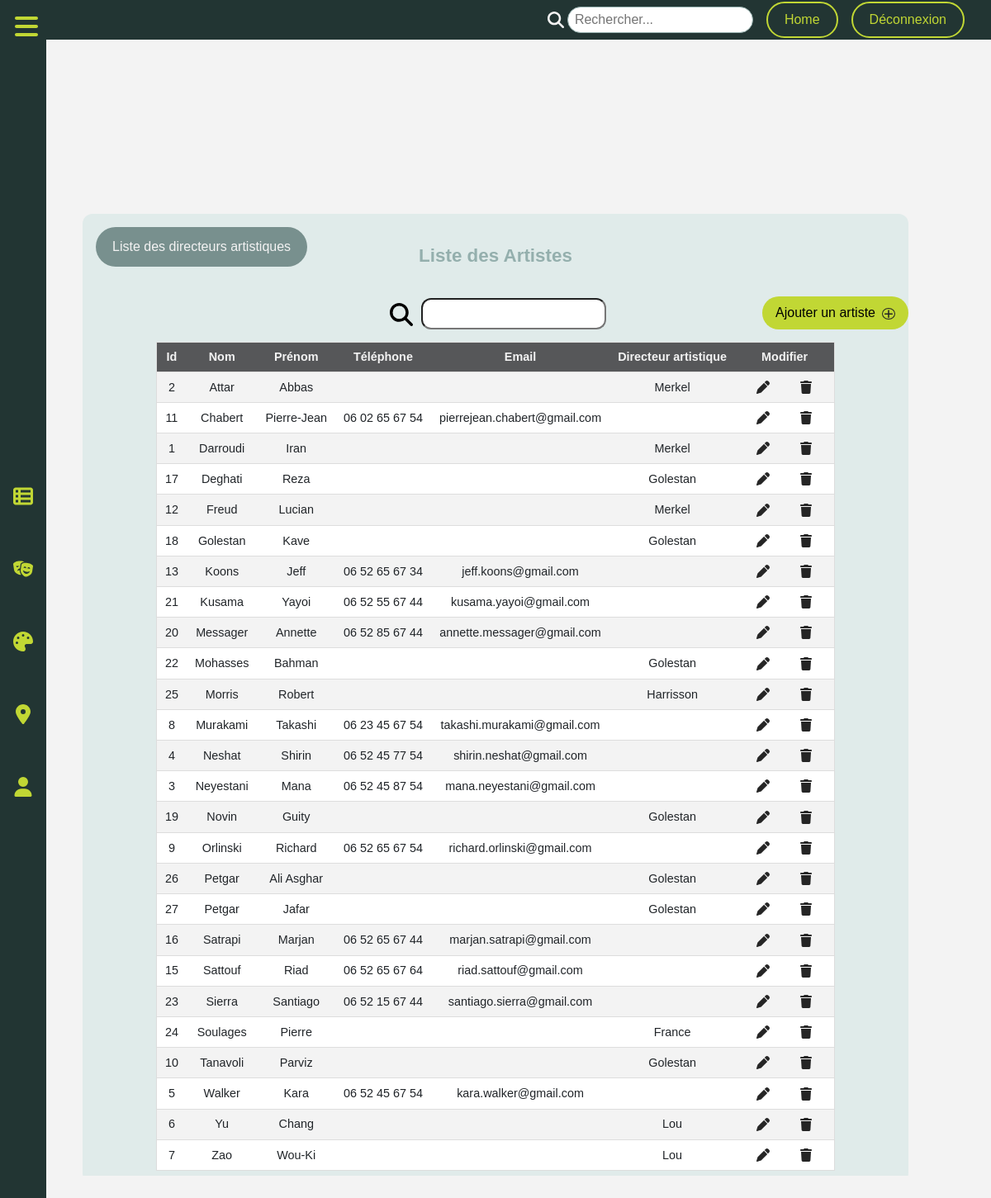
The page /list-artist-Mahsa.php on the database its author committed.
### tables this page shows
CREATE TABLE `artiste` (
  `Id_Artiste` int(11) NOT NULL,
  `Nom_Artiste` varchar(150) NOT NULL,
  `Prenom_Artiste` varchar(50) DEFAULT NULL,
  `Email_Artiste` varchar(150) NOT NULL,
  `tel_Artiste` varchar(50) DEFAULT NULL,
  `id_DirArt` int(11) DEFAULT NULL
);

CREATE TABLE `dirart` (
  `id_DirArt` int(11) NOT NULL,
  `nom_DirArt` varchar(100) DEFAULT NULL,
  `prenom_DirArt` varchar(100) DEFAULT NULL,
  `email_DirArt` varchar(100) DEFAULT NULL,
  `tel_DirArt` varchar(50) DEFAULT NULL
);

### includes/components/artists.php (the view, shortened to what this page needs)
<div class="page-artist">
    <h2 class="title-page-artist">Liste des Artistes</h2>
    <div class="btn-dirart">
        <button><a href="./list-dirart.php">Liste des directeurs artistiques</a></button>
    </div>
    <div class="search-container form-divs-list-artist">
        <div class="search-bar-contain">
             <button type="submit" class="search-btn"><svg xmlns="http://www.w3.org/2000/svg" viewBox="0 0 512 512"><path d="M416 208c0 45.9-14.9 88.3-40 122.7L502.6 457.4c12.5 12.5 12.5 32.8 0 45.3s-32.8 12.5-45.3 0L330.7 376c-34.4 25.2-76.8 40-122.7 40C93.1 416 0 322.9 0 208S93.1 0 208 0S416 93.1 416 208zM208 352a144 144 0 1 0 0-288 144 144 0 1 0 0 288z"/></svg></button>
            <input type="search" class="search-bar">
            <div class="container-button-art-ongoing">
              <button type="button" class="expo-spe" id="add-oeuvre-expo-now">Ajouter un artiste<svg viewBox="0 0 448 512"><path d="M256 80c0-17.7-14.3-32-32-32s-32 14.3-32 32V224H48c-17.7 0-32 14.3-32 32s14.3 32 32 32H192V432c0 17.7 14.3 32 32 32s32-14.3 32-32V288H400c17.7 0 32-14.3 32-32s-14.3-32-32-32H256V80z"/></svg></button>
            </div>
        </div>
    </div>
    <div class="table-artiste">
      <table class="list-artiste" >
        <thead>
          <tr class="first-row">
            <th>Id</th>
            <th>Nom</th>
            <th>Prénom</th>
            <th>Téléphone</th>
            <th>Email</th>
            <th>Directeur artistique</th>
            <th>Modifier</th>
          </tr>
        </thead>
        <tbody>
        <?php foreach ($artists as $artist) : ?>
          <tr>
            <td><?php echo $artist['Id_Artiste'];?></td>
            <td><?php echo $artist['Nom_Artiste'];?></td>
            <td><?php echo $artist['Prenom_Artiste'];?></td>
            <td><?php echo $artist['tel_Artiste'];?></td>
            <td><?php echo $artist['Email_Artiste'];?></td>
            <td><?php echo $artist['nom_DirArt'];?></td>
            <td>
              <a href="#" class="ctr-icon"></a>
              <a href="#" class="ctr-icon"></a>
            </td>
          </tr>
          <?php endforeach; ?>
        </tbody>
      </table>
    </div>
  </div>

### assets/css/style.css (style rules this page uses)
:root { --BGCOLORPU: #252525; --BGCOLORPR: #F3f3f3; --PRIMARY: #565759; --SECONDARY: #E0EBEA; --ACCENT1: #C1D734; --ACCENT3: #FEE440; --ACCENT2: #ed5BE8; --FONTCOLOR: #F3f3f3; --FONTCOLOR2: #252525; --FONTTITLE: "Playfair", sans-serif; --FONTTEXT: "Montserrat", sans-serif; }
body { font-family: var(--FONTTEXT); }
div.container-button-art-ongoing button { width: fit-content; padding: 0.75rem 1rem; border: none; background-color: var(--ACCENT1); border-radius: 50px; position: absolute; right: 0; bottom: 0; }
div.container-button-art-ongoing button svg { margin-left: 0.5em; height: 0.9em; width: 1em; fill: var(--FONTCOLOR2); border-radius: 50%; border: solid 1px var(--FONTCOLOR2); }

### assets/css/styleM.css (style rules this page uses)
.list-collab th,td { padding: 12px 15px; }
.list-collab tbody,tr { border: 1px solid #ddd; }
.ctr-icon svg { fill: var(--FONTCOLOR2); width: 1rem; height: 1rem; margin: 0 1rem; }
.btn-dirart { position: absolute; top: 1rem; left: 1rem; }
.expo-spe { position: relative; }
.page-artist { background-color: var(--SECONDARY); margin-left: auto; margin-right: auto; border-radius: 12px; }
.title-page-artist { color: #94AFAD; font-family: var(--FONTTITLE); font-weight: 700; width:50%; margin-left: auto; margin-right:auto; margin-bottom: 40px; padding-top: 40px; text-align: center; font-size: 1.4rem; }
.search-container { margin-left: auto; margin-right: auto; position: relative; display: flex; justify-content: center; align-items: center; }
.search-btn { background-color: transparent; border: none; }
.search-btn svg { padding: 0; }
.table-artiste { display: flex; justify-content: center; }
.list-artiste { border-collapse: collapse; margin: 15px 0; font-size: 0.9rem; min-width:500px; text-align: center; background-color: var(--BGCOLORPR); }
.list-artiste thead { background-color: var(--PRIMARY); color: var(--FONTCOLOR); font-weight: bold; text-align: center; border-top-left-radius: 25px; border-top-left-radius: 25px; }
.list-artiste th,td { padding: 10px; }
.list-artiste tbody,tr { border: 1px solid #ddd; }
.list-artiste tr:nth-of-type(even) { background-color: #fff; }
.btn-dirart button { width: fit-content; height: fit-content; padding: 1rem 1.25rem; border-radius: 50px; border: none; background-color: #78908E; }
.btn-dirart button a { color: var(--FONTCOLOR); }
.search-btn { width: 40px; background-color: transparent; border: none; }
.list-expo th,td { padding: 10px; }
.list-expo tbody,tr { border: 1px solid #ddd; }
input.search-bar { width: 14rem; border-radius: 12px; padding: 0.5rem; }

### rows shown on the page
artiste: Id_Artiste "2", Nom_Artiste "Attar", Prenom_Artiste "Abbas", id_DirArt.nom_DirArt "Merkel"
artiste: Id_Artiste "11", Nom_Artiste "Chabert", Prenom_Artiste "Pierre-Jean", tel_Artiste "06 02 65 67 54", Email_Artiste "pierrejean.chabert@gmail.com"
artiste: Id_Artiste "1", Nom_Artiste "Darroudi", Prenom_Artiste "Iran", id_DirArt.nom_DirArt "Merkel"
artiste: Id_Artiste "17", Nom_Artiste "Deghati", Prenom_Artiste "Reza", id_DirArt.nom_DirArt "Golestan"
artiste: Id_Artiste "12", Nom_Artiste "Freud", Prenom_Artiste "Lucian", id_DirArt.nom_DirArt "Merkel"
artiste: Id_Artiste "18", Nom_Artiste "Golestan", Prenom_Artiste "Kave", id_DirArt.nom_DirArt "Golestan"
artiste: Id_Artiste "13", Nom_Artiste "Koons", Prenom_Artiste "Jeff", tel_Artiste "06 52 65 67 34", Email_Artiste "jeff.koons@gmail.com"
artiste: Id_Artiste "21", Nom_Artiste "Kusama", Prenom_Artiste "Yayoi", tel_Artiste "06 52 55 67 44", Email_Artiste "kusama.yayoi@gmail.com"
artiste: Id_Artiste "20", Nom_Artiste "Messager", Prenom_Artiste "Annette", tel_Artiste "06 52 85 67 44", Email_Artiste "annette.messager@gmail.com"
artiste: Id_Artiste "22", Nom_Artiste "Mohasses", Prenom_Artiste "Bahman", id_DirArt.nom_DirArt "Golestan"
artiste: Id_Artiste "25", Nom_Artiste "Morris", Prenom_Artiste "Robert", id_DirArt.nom_DirArt "Harrisson"
artiste: Id_Artiste "8", Nom_Artiste "Murakami", Prenom_Artiste "Takashi", tel_Artiste "06 23 45 67 54", Email_Artiste "takashi.murakami@gmail.com"
artiste: Id_Artiste "4", Nom_Artiste "Neshat", Prenom_Artiste "Shirin", tel_Artiste "06 52 45 77 54", Email_Artiste "shirin.neshat@gmail.com"
artiste: Id_Artiste "3", Nom_Artiste "Neyestani", Prenom_Artiste "Mana", tel_Artiste "06 52 45 87 54", Email_Artiste "mana.neyestani@gmail.com"
artiste: Id_Artiste "19", Nom_Artiste "Novin", Prenom_Artiste "Guity", id_DirArt.nom_DirArt "Golestan"
artiste: Id_Artiste "9", Nom_Artiste "Orlinski", Prenom_Artiste "Richard", tel_Artiste "06 52 65 67 54", Email_Artiste "richard.orlinski@gmail.com"
artiste: Id_Artiste "26", Nom_Artiste "Petgar", Prenom_Artiste "Ali Asghar", id_DirArt.nom_DirArt "Golestan"
artiste: Id_Artiste "27", Nom_Artiste "Petgar", Prenom_Artiste "Jafar", id_DirArt.nom_DirArt "Golestan"
artiste: Id_Artiste "16", Nom_Artiste "Satrapi", Prenom_Artiste "Marjan", tel_Artiste "06 52 65 67 44", Email_Artiste "marjan.satrapi@gmail.com"
artiste: Id_Artiste "15", Nom_Artiste "Sattouf", Prenom_Artiste "Riad", tel_Artiste "06 52 65 67 64", Email_Artiste "riad.sattouf@gmail.com"
artiste: Id_Artiste "23", Nom_Artiste "Sierra", Prenom_Artiste "Santiago", tel_Artiste "06 52 15 67 44", Email_Artiste "santiago.sierra@gmail.com"
artiste: Id_Artiste "24", Nom_Artiste "Soulages", Prenom_Artiste "Pierre", id_DirArt.nom_DirArt "France"
artiste: Id_Artiste "10", Nom_Artiste "Tanavoli", Prenom_Artiste "Parviz", id_DirArt.nom_DirArt "Golestan"
artiste: Id_Artiste "5", Nom_Artiste "Walker", Prenom_Artiste "Kara", tel_Artiste "06 52 45 67 54", Email_Artiste "kara.walker@gmail.com"
artiste: Id_Artiste "6", Nom_Artiste "Yu", Prenom_Artiste "Chang", id_DirArt.nom_DirArt "Lou"
artiste: Id_Artiste "7", Nom_Artiste "Zao", Prenom_Artiste "Wou-Ki", id_DirArt.nom_DirArt "Lou"
